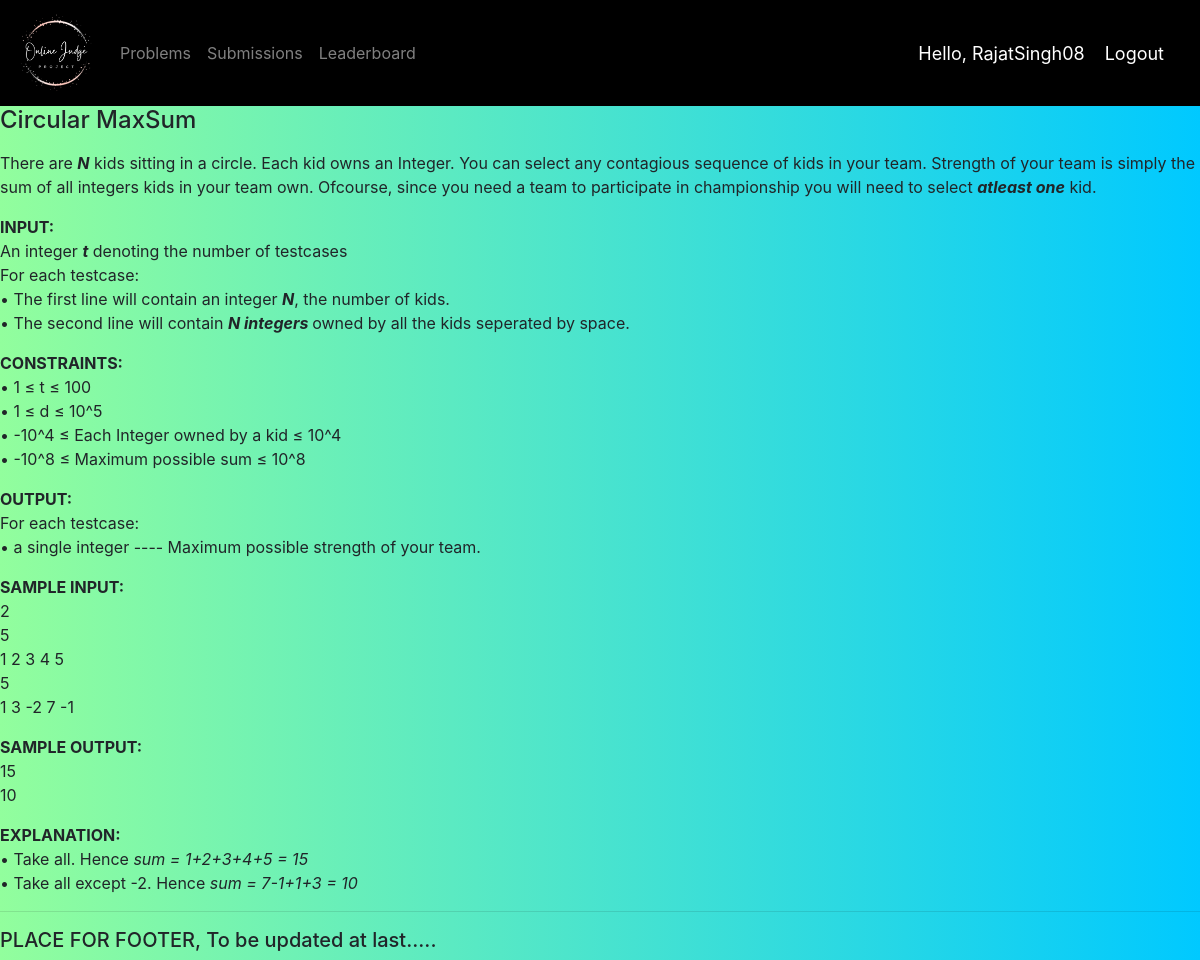
Page /problems/7/ (signed in) on the committed database.
### OJ/models.py (models this page shows, shortened)
class Problem(models.Model):
    TOUGHNESS = (("Easy", "Easy"), ("Medium", "Medium"), ("Hard", "Hard"))
    STATUS = (("Unsolved", "Unsolved"), ("Solved", "Solved"))
    id = models.BigAutoField(primary_key=True)
    name = models.CharField(max_length=100, default="")
    description = RichTextField(default="")
    example = RichTextField(default="")
    difficulty = models.CharField(max_length=10, choices=TOUGHNESS)
    score = models.IntegerField(default=0)
    solved_status = models.CharField(
        max_length=10, choices=STATUS, default="Unsolved")

### OJ/views.py (the view)
# urls.py: path('problems/<int:problem_id>/', views.descriptionPage, name='description'),
@login_required(login_url='login')
def descriptionPage(request, problem_id):
    problem = get_object_or_404(Problem, id=problem_id)
    return render(request, 'OJ/description.html', {'problem': problem})

### OJ/templates/OJ/description.html
{% extends 'OJ/main.html' %}
{% block content %}
<h4>{{problem.name}}</h4>
{% autoescape off %}
<p>{{problem.description}}</p>
<p>{{problem.example}}</p>
{% endautoescape %}
{% endblock %}

### OJ/templates/OJ/navbar.html (shortened to what this page needs)
{% load static %}
<nav class="navbar navbar-expand-lg navbar-dark"
    style="background-color: #000000;">
    <a class="navbar-brand" href="/"><img src="{% static 'images/logo.png' %}"
            width="80" height="80" /></a>
    <div class="collapse navbar-collapse" id="navbarNav">
        <ul class="navbar-nav mr-auto mt-2 mt-lg-0">
            <li class="nav-item">
                <a class="nav-link" href="/problems">Problems</a>
            </li>
            <li class="nav-item">
                <a class="nav-link" href="/submissions">Submissions</a>
            </li>
            <li class="nav-item">
                <a class="nav-link" href="/leaderboard">Leaderboard</a>
            </li>
        </ul>
    </div>
    <span class="hello-msg">Hello, {{request.user}}</span>
    <span><a class="hello-msg" href="{% url 'logout' %}">Logout</a></span>
</nav>

### OJ/templates/OJ/main.html (style rules this page uses)
body { background: #00C9FF !important; background: -webkit-linear-gradient(to right, #92FE9D, #00C9FF) !important; background: linear-gradient(to right, #92FE9D, #00C9FF) !important; }

### OJ/templates/OJ/navbar.html (style rules this page uses)
.hello-msg { font-size: 18px; color: #fff; margin-right: 20px; }

### rows in the picture
Problem: name "Circular MaxSum", description "There are N kids sitting in a circle. Each kid owns an Integer. You can select any contagious sequence of kids in your team. Strength of your team is simply the sum of all integers kids in your team own. Ofcourse, since you need a team to participate in championship you will need to select atleast one kid. INPUT: An integer t denoting the number of testcases For each testcase: • The first line will contain an integer N , the number of kids. • The second line will contain N integers owned by all the kids seperated by space. CONSTRAINTS: • 1 ≤ t ≤ 100 • 1 ≤ d ≤ 10^5 • -10^4 ≤ Each Integer owned by a kid ≤ 10^4 • -10^8 ≤ Maximum possible sum ≤ 10^8 OUTPUT: For each testcase: • a single integer…", example "SAMPLE INPUT: 2 5 1 2 3 4 5 5 1 3 -2 7 -1 SAMPLE OUTPUT: 15 10 EXPLANATION: • Take all. Hence sum = 1+2+3+4+5 = 15 • Take all except -2. Hence sum = 7-1+1+3 = 10"

### other values in the picture
{{ request.user }} "RajatSingh08"
